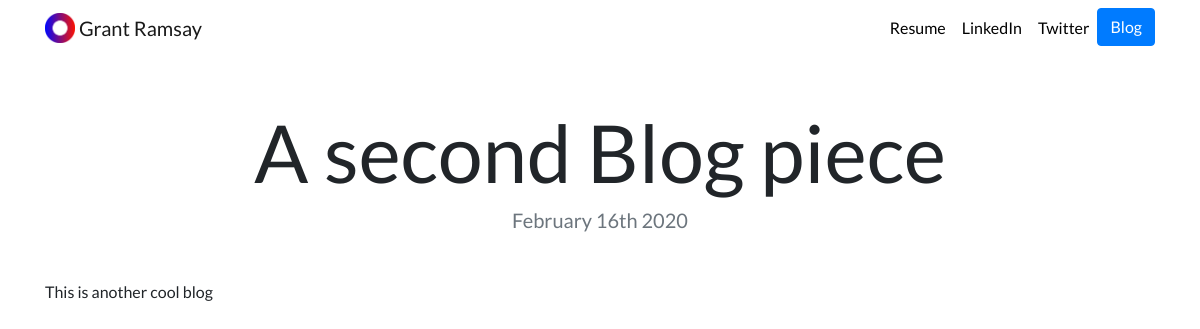
The app's page /blog/2/ with its own data.
### blog/models.py (models this page shows, shortened)
class Blog(models.Model):
    title = models.CharField(max_length=200)
    description = models.TextField()
    date = models.DateTimeField()

### blog/views.py (the view)
# urls.py: path('<int:blog_id>/', views.detail, name='detail'),
def detail(request, blog_id):
    blog = get_object_or_404(Blog, pk=blog_id)
    return render(request, 'blog/detail.html', {'blog':blog})

### blog/templates/blog/detail.html
{% extends "portfolio/base.html" %}
{% load static %}
{% block content %}
<h1 class="text-center mt-5" id="blogdetailtitle">{{ blog.title }}</h1>
<h5 class="text-center text-muted mb-5">{{ blog.date|date:'F jS Y' }}</h5>
{{ blog.description|safe }}
{% endblock %}

### portfolio/static/portfolio/custom.css (style rules this page uses)
body { font-family: 'Lato', sans-serif; }
@media (min-width: 992px) { #blogdetailtitle { font-size: 5rem; } }

### records on screen
Blog: title "A second Blog piece", date "February 16th 2020", description "This is another cool blog"
